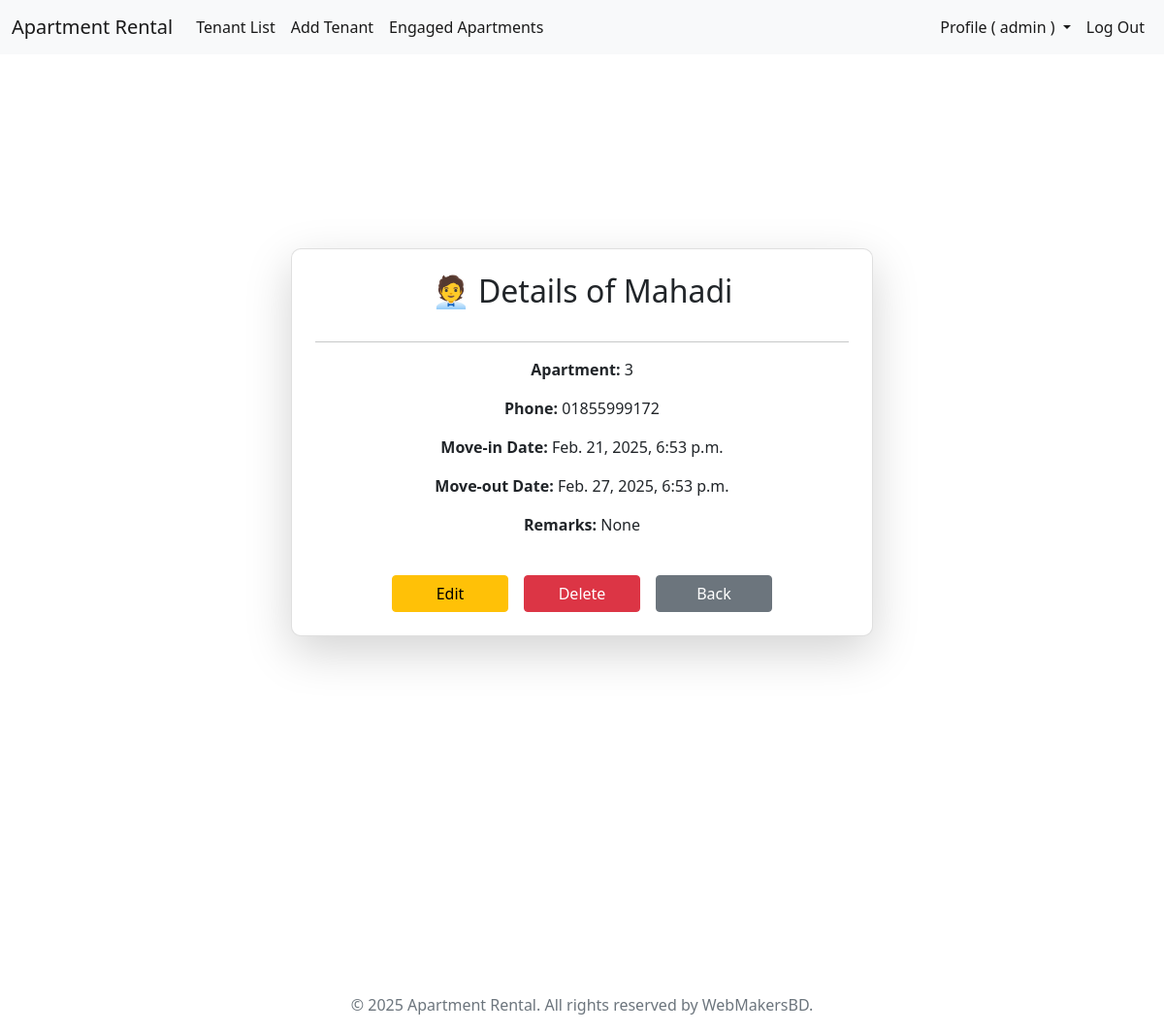
/tenant/27/ (signed in), run on an earlier commit of the app's database.
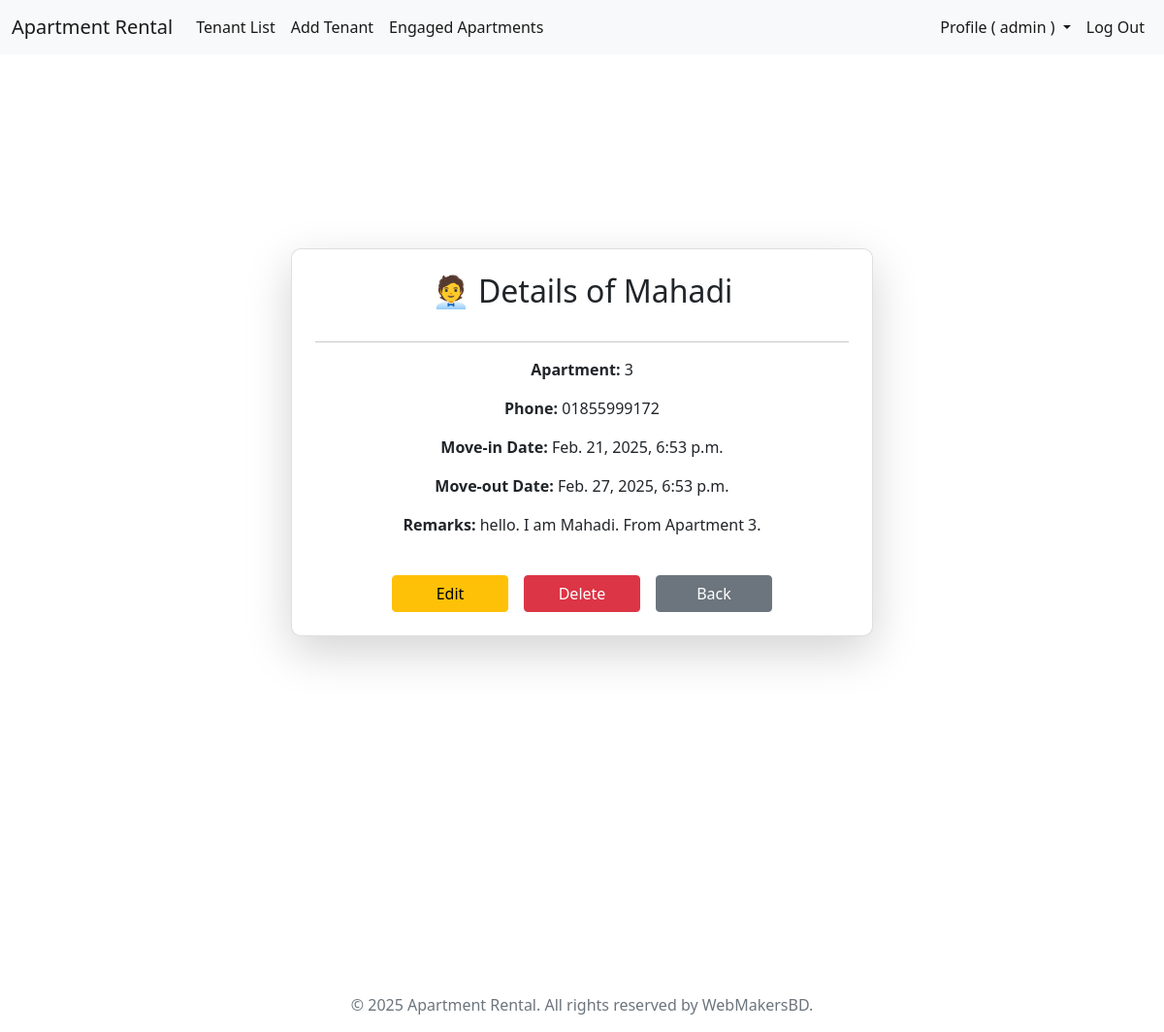
And on a later commit of the database.
### tenants/models.py (models this page shows, shortened)
class Tenant(models.Model):
    choices = [
        ('will_arrive', 'Will Arrive'),
        ('living', 'Living'),
        ('moved_out', 'Moved Out'),
    ]
    name = models.CharField(max_length=50)
    contact = models.CharField(max_length=15)
    apartment = models.ForeignKey(Apartment, on_delete=models.CASCADE)
    move_in_date = models.DateTimeField()
    move_out_date = models.DateTimeField(null=True, blank=True)
    remarks = models.TextField(blank=True, null=True, help_text="Additional details about the tenant.")
    status = models.CharField(max_length=15, choices=choices,)

class Apartment(models.Model):
    number = models.PositiveIntegerField(unique=True)
    is_booked = models.BooleanField(default=False)

### tenants/views.py (the view)
# urls.py: path('tenant/<int:tenant_id>/', tenant_details, name='tenant_details'),
def tenant_details(request, tenant_id):
    user = request.user
    if user.is_authenticated and user.is_superuser:
        tenant = Tenant.objects.get(id=tenant_id)  # Fetch tenant by ID
        return render(request, 'tenants/tenant_details.html', {'tenant': tenant})
    else:
        messages.error(request, 'You have to log in as an Admin to access this page.')
        return redirect('login')

### templates/tenants/tenant_details.html (shortened to what this page needs)
{% extends 'base.html' %}
{% load static %}
{% block extra_head %}
    <link rel="stylesheet" href="{% static 'css/tenants/tenant_details.css' %}">
{% endblock %}
{% block content %}
<div class="d-flex justify-content-center align-items-center vh-100">
    <div class="card shadow-lg p-4 text-center">
        <h2 class="mb-3">🧑‍💼 Details of {{ tenant.name }}</h2>
        <hr>
        <p><strong>Apartment:</strong> {{ tenant.apartment.number }}</p>
        <p><strong>Phone:</strong> {{ tenant.contact }}</p>
        <p><strong>Move-in Date:</strong> {{ tenant.move_in_date }}</p>
        <p><strong>Move-out Date:</strong> {{ tenant.move_out_date|default:"N/A" }}</p>
        <p><strong>Remarks:</strong> {{ tenant.remarks }}</p>
        <div class="mt-4 btn-container">
            <a href="{% url 'edit_tenant' tenant.id %}" class="btn btn-warning mx-2">Edit</a>
            <a href="{% url 'delete_tenant' tenant.id %}" class="btn btn-danger mx-2">Delete</a>
            <a href="{% url 'tenant_list' %}" class="btn btn-secondary mx-2">Back</a>
        </div>
    </div>
</div>
{% endblock %}

What changed in the data, as far as the page shows it:
changed Tenant "Mahadi": remarks "None" → "hello. I am Mahadi. From Apartment 3."
